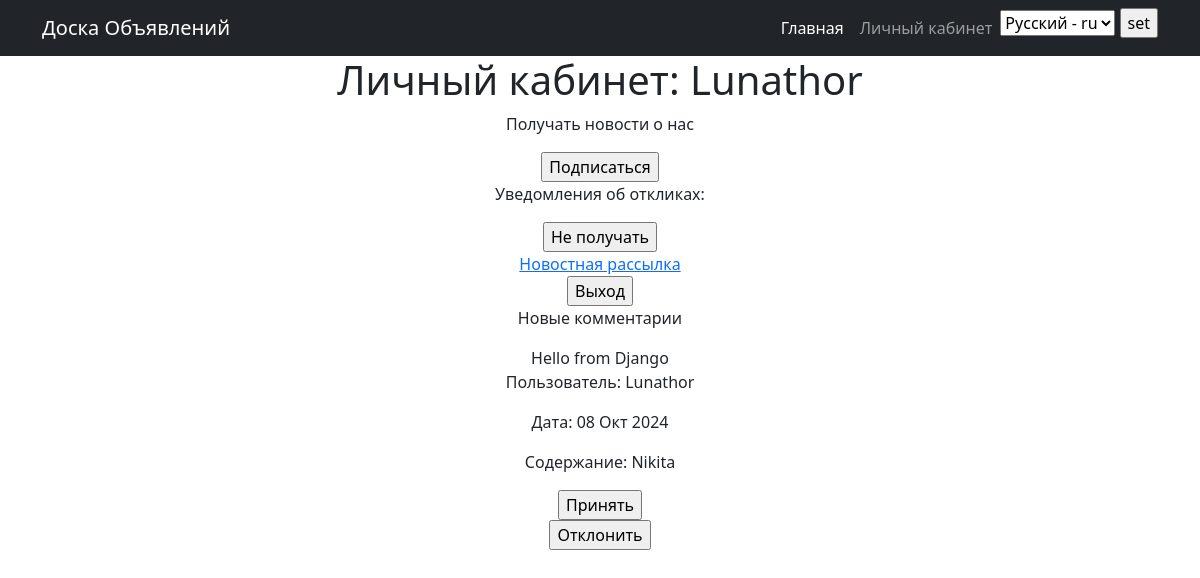
The page /accounts/personalcabinet/ (signed in) on the database as committed earlier.
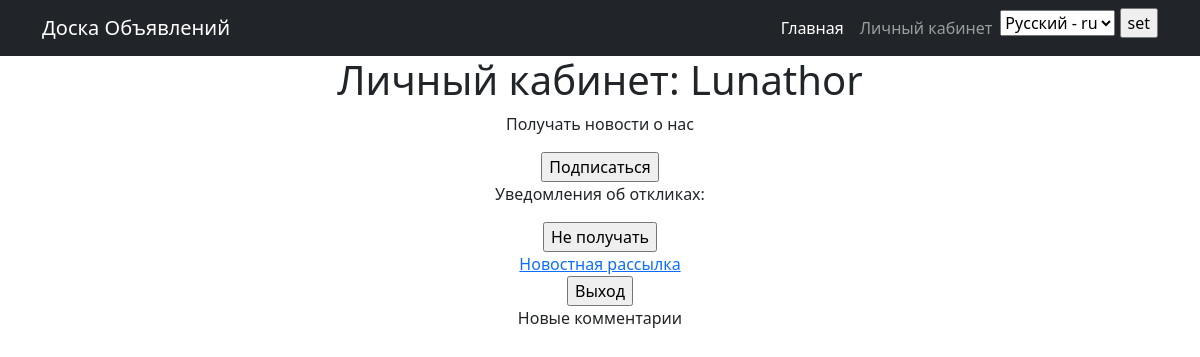
The same page on the database as committed later.
### desk/models.py (models this page shows, shortened)
class Post(models.Model):
    title = models.CharField(max_length=200, verbose_name=_('Заголовок поста'))
    text = models.TextField(verbose_name=_('Содержание поста'))
    author = models.ForeignKey(User, on_delete=models.CASCADE, verbose_name=_('Автор поста'))
    category = models.CharField(max_length=2, choices=CATEGORY_CHOICE, verbose_name=_('Категория поста'))
    datecreation = models.DateTimeField(auto_now_add=True)

class Comment(models.Model):
    post = models.ForeignKey(Post, on_delete=models.CASCADE, verbose_name=_('Пост'))
    author = models.ForeignKey(User, on_delete=models.CASCADE, verbose_name=_('Автор комментария'))
    text = models.TextField(verbose_name=_('Содержание комментария'))
    datecreation = models.DateTimeField(auto_now_add=True)
    is_confirmed = models.BooleanField(default=False, verbose_name='Подтвержденный комментарий')

class User(AbstractUser):
    email = models.EmailField(unique=True)
    is_verified = models.BooleanField(default=False)
    email_conf_code = models.CharField(max_length=6, blank=True, null=True)
    users_comments = models.BooleanField(default=True, verbose_name="Новые комментарии")
    about_sub = models.BooleanField(default=False, verbose_name="Новости сайта")
    USERNAME_FIELD = 'email'
    REQUIRED_FIELDS = ['username']
    def __str__(self):
        return f'{self.username}'

### accounts/views.py (the view, shortened to what this page needs)
# urls.py: path('personalcabinet/', PersonalCabinetView.as_view(), name='PersonalCabinet'),
class PersonalCabinetView(CustomLoginRequiredMixin, ListView):
    model = Comment
    template_name = 'PersonalCabinet.html'
    context_object_name = 'comments'
    def get_context_data(self, **kwargs):
        c = super().get_context_data(**kwargs)
        c['user'] = self.request.user
        c['posts'] = Post.objects.filter(author=self.request.user).order_by('-datecreation')
        return c

### desk/mixins.py (called while the page is built)
    def dispatch(self, request, *args, **kwargs):
        if not request.user.is_authenticated:
            return redirect('login')
        return super().dispatch(request, *args, **kwargs)

### desk/templatetags/custom_filters.py (called while the page is built)
@register.filter
def is_comments_exist(pk: int) -> bool:
    if Comment.objects.filter(post=pk, is_confirmed=False).exists():
        return True
    else:
        return False

### templates/PersonalCabinet.html (shortened to what this page needs)
{% extends 'flatpages/default.html' %}
{% load custom_filters %}
{% load i18n %}
{% block content %}
<h1>{% trans 'Личный кабинет' %}: {{ user.username }}</h1>
<div class="container">
    <div>
        <p>{% trans 'Получать новости о нас' %}</p>
        {% if user.about_sub %}
        <form method="post">
            {% csrf_token %}
            <input type="hidden" name="about_unsub" value="{{ user.pk }}"/>
            <input type="submit" value="{% trans 'Отписаться' %}">
        </form>
        {% else %}
        <form method="post">
            <input type="submit" value="{% trans 'Подписаться' %}">
        </form>
        {% endif %}
    </div>
    <div>
        <p>{% trans 'Уведомления об откликах' %}:</p>
        {% if user.users_comments %}
        <form method="post">
            <input type="submit" value="{% trans 'Не получать' %}">
        </form>
        {% else %}
        <form method="post">
            {% csrf_token %}
            <input type="hidden" name="comment_notif_sub" value="{{ user.pk }}"/>
            <input type="submit" value="{% trans 'Получать' %}">
        </form>
        {% endif %}
    </div>
    {% if user.is_staff %}
    <div>
        <a href="{% url 'Postman' %}">{% trans 'Новостная рассылка' %}</a>
    </div>
    {% endif %}
</div>
<div>
    <form action="{% url 'Logout' %}" method="post" >
        <input type="submit" value="{% trans 'Выход' %}">
    </form>
</div>
<div>
    <p>{% trans 'Новые комментарии' %}</p>
</div>
<div>
    {% for post in posts %}
        {% if post.pk|is_comments_exist %}
        {{ post.title }}
            {% for comment in comments %}
                {% if comment.post == post and not comment.is_confirmed %}
                    <div>
                        <div>
                            <p>
                                {% trans 'Пользователь' %}:
                                {{ comment.author }}
                            </p>
                            <p>
                                {% trans 'Дата' %}:
                                {{ comment.datecreation|date:'d M Y' }}
                            </p>
                            <p>
                                {% trans 'Содержание' %}:
                                {{ comment.text }}
                            </p>
                            <p>
                            <form method="post">
                                <input type="submit" value="{% trans 'Принять' %}">
                            </form>
                            <form method="post">
                                <input type="submit" value="{% trans 'Отклонить' %}">
                            </form>
                        </div>
                    </div>
                {% endif %}
            {% endfor %}
        {% endif %}
    {% endfor %}
</div>
{% endblock content %}

Rows that differ between the two databases and show on the page:
no longer on this page (row unchanged): Post: title "Hello from Django"
no longer on this page (row edited): Comment: author "Lunathor", datecreation "08 Окт 2024", text "Nikita"
